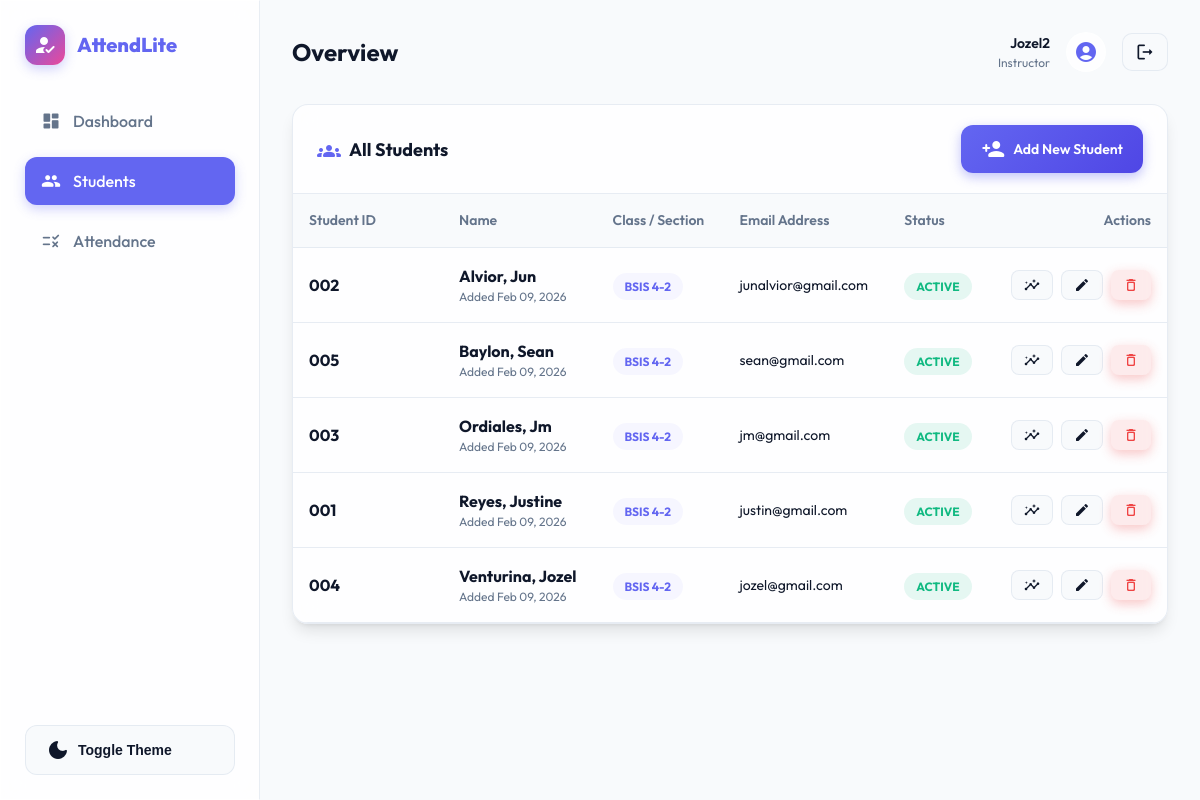
The app's page /students/ (signed in) with its own data.
### students/models.py (models this page shows, shortened)
class Student(models.Model):
    owner = models.ForeignKey(
        settings.AUTH_USER_MODEL,
        on_delete=models.CASCADE,
        related_name='students',
        help_text='User account that owns this student record',
    )
    first_name = models.CharField(max_length=100)
    last_name = models.CharField(max_length=100)
    email = models.EmailField()
    student_id = models.CharField(max_length=30)
    class_section = models.CharField(
        max_length=50,
        blank=True,
        help_text='Class or section (e.g. BSIT 2A)',
    )
    is_active = models.BooleanField(default=True)
    created_at = models.DateTimeField(auto_now_add=True)
    class Meta:
        ordering = ['last_name', 'first_name']
        constraints = [
            models.UniqueConstraint(
                fields=['owner', 'student_id'],
                name='unique_student_id_per_owner',
            ),
            models.UniqueConstraint(
                fields=['owner', 'email'],
                name='unique_email_per_owner',
            ),
        ]

### students/views.py (the view)
# urls.py: path('', StudentListView.as_view(), name='list'),
class StudentListView(LoginRequiredMixin, ListView):
    model = Student
    template_name = 'students/student_list.html'
    context_object_name = 'students'
    def get_queryset(self):
        return Student.objects.filter(owner=self.request.user)

### templates/students/student_list.html (shortened to what this page needs)
{% extends 'base.html' %}
{% block content %}
<div class="panel glass">
    <div class="panel-header">
        <h3><i class="material-icons-round" style="vertical-align: bottom; margin-right: 8px; color: var(--primary);">groups</i>All Students</h3>
        <div class="panel-actions">
            <a href="{% url 'students:add' %}" class="btn btn-primary">
                <i class="material-icons-round">person_add</i>
                <span>Add New Student</span>
            </a>
        </div>
    </div>
    <div class="table-responsive">
        <table class="table">
            <thead>
                <tr>
                    <th style="width: 150px;">Student ID</th>
                    <th>Name</th>
                    <th>Class / Section</th>
                    <th>Email Address</th>
                    <th>Status</th>
                    <th style="text-align: right;">Actions</th>
                </tr>
            </thead>
            <tbody>
                {% for s in students %}
                    <tr>
                        <td style="font-weight: 700;">{{ s.student_id }}</td>
                        <td>
                            <div style="font-weight: 700; color: var(--text);">{{ s.last_name }}, {{ s.first_name }}</div>
                            <div style="font-size: 0.75rem; color: var(--text-muted);">Added {{ s.created_at|date:"M d, Y" }}</div>
                        </td>
                        <td>
                            {% if s.class_section %}
                            <span class="badge" style="background: rgba(99, 102, 241, 0.05); color: var(--primary);">{{ s.class_section }}</span>
                            {% else %}
                            <span style="color: var(--text-muted); font-size: 0.875rem;">—</span>
                            {% endif %}
                        </td>
                        <td style="font-size: 0.875rem;">{{ s.email }}</td>
                        <td>
                            {% if s.is_active %}
                            <span class="badge badge-success">Active</span>
                            {% else %}
                            <span class="badge" style="background: var(--line); color: var(--text-muted);">Inactive</span>
                            {% endif %}
                        </td>
                        <td style="text-align: right;">
                            <div style="display: flex; gap: 8px; justify-content: flex-end;">
                                <a href="{% url 'attendance:list' %}?student={{ s.id }}" class="btn btn-secondary" style="padding: 6px 12px; border-radius: 8px;" title="Attendance">
                                    <i class="material-icons-round" style="font-size: 1rem;">insights</i>
                                </a>
                                <a href="{% url 'students:edit' s.pk %}" class="btn btn-secondary" style="padding: 6px 12px; border-radius: 8px;" title="Edit">
                                    <i class="material-icons-round" style="font-size: 1rem;">edit</i>
                                </a>
                                <a href="{% url 'students:delete' s.pk %}" class="btn btn-danger" style="padding: 6px 12px; border-radius: 8px; background: rgba(239, 68, 68, 0.1); color: var(--danger); border: none;" title="Delete">
                                    <i class="material-icons-round" style="font-size: 1rem;">delete_outline</i>
                                </a>
                            </div>
                        </td>
                    </tr>
                {% endfor %}
            </tbody>
        </table>
    </div>
</div>
{% endblock %}

### templates/base.html (shortened to what this page needs)
{% load static %}
<!DOCTYPE html>
<html lang="en" data-theme="light">
<head>
    <link rel="stylesheet" href="{% static 'css/main.css' %}">
</head>
<body>
    <div class="layout">
        <aside class="sidebar glass">
            {% include 'components/atoms/brand.html' with brand='AttendLite' %}
            {% include 'components/organisms/sidebar.html' %}
            <div style="margin-top: auto; padding-top: 20px;">
                <button id="theme-toggle" class="btn btn-secondary" style="width: 100%; justify-content: start;">
                    <i class="material-icons-round">dark_mode</i>
                    <span>Toggle Theme</span>
                </button>
            </div>
        </aside>
        <main class="content">
            <header class="navbar">
                {% include 'components/molecules/navbar.html' %}
            </header>
            <section class="page">
                {% block content %}{% endblock %}
            </section>
        </main>
    </div>
</body>
</html>

### templates/components/atoms/brand.html
<a href="{% url 'dashboard' %}" class="brand">
    <div class="brand-icon">
        <i class="material-icons-round">how_to_reg</i>
    </div>
    <span>{{ brand }}</span>
</a>

### templates/components/organisms/sidebar.html
<nav class="menu">
    <a href="{% url 'dashboard' %}" class="menu-item {% if request.resolver_match.url_name == 'dashboard' %}active{% endif %}">
        <i class="material-icons-round">dashboard</i>
        <span>Dashboard</span>
    </a>
    <a href="{% url 'students:list' %}" class="menu-item {% if 'students' in request.path %}active{% endif %}">
        <i class="material-icons-round">people</i>
        <span>Students</span>
    </a>
    <a href="{% url 'attendance:list' %}" class="menu-item {% if 'attendance' in request.path %}active{% endif %}">
        <i class="material-icons-round">rule</i>
        <span>Attendance</span>
    </a>
</nav>

### templates/components/molecules/navbar.html
<div class="navbar-left">
    <h2 style="font-size: 1.5rem; font-weight: 700;">{% block page_title %}Overview{% endblock %}</h2>
</div>
<div class="navbar-right" style="display: flex; align-items: center; gap: 16px;">
    <div style="text-align: right;">
        <div style="font-weight: 600; font-size: 0.875rem;">{{ request.user.username|title }}</div>
        <div style="font-size: 0.75rem; color: var(--text-muted);">Instructor</div>
    </div>
    <div class="glass" style="width: 40px; height: 40px; border-radius: 50%; display: grid; place-items: center; background: var(--panel);">
        <i class="material-icons-round" style="color: var(--primary);">account_circle</i>
    </div>
    <a href="{% url 'accounts:logout' %}" class="btn btn-secondary" style="padding: 8px 12px; border-radius: 10px;">
        <i class="material-icons-round" style="font-size: 1.25rem;">logout</i>
    </a>
</div>

### static/css/main.css (style rules this page uses)
:root { --bg: #f8fafc; --panel: rgba(255, 255, 255, 0.8); --text: #0f172a; --text-muted: #64748b; --primary: #6366f1; --primary-light: #818cf8; --primary-dark: #4f46e5; --secondary: #ec4899; --accent: #f59e0b; --success: #10b981; --danger: #ef4444; --warning: #f59e0b; --line: rgba(226, 232, 240, 0.8); --glass-bg: rgba(255, 255, 255, 0.7); --glass-border: rgba(255, 255, 255, 0.5); --shadow-sm: 0 1px 2px 0 rgb(0 0 0 / 0.05); --shadow: 0 10px 15px -3px rgb(0 0 0 / 0.1), 0 4px 6px -4px rgb(0 0 0 / 0.1); --shadow-lg: 0 20px 25px -5px rgb(0 0 0 / 0.1), 0 8px 10px -6px rgb(0 0 0 / 0.1); --radius: 16px; --sidebar-width: 260px; --transition: all 0.3s cubic-bezier(0.4, 0, 0.2, 1); }
* { box-sizing: border-box; margin: 0; padding: 0; }
html, body { height: 100%; scroll-behavior: smooth; }
body { font-family: 'Outfit', 'Inter', system-ui, -apple-system, sans-serif; color: var(--text); background: var(--bg); line-height: 1.5; transition: background-color 0.3s ease; }
.glass { background: var(--glass-bg); backdrop-filter: blur(12px); -webkit-backdrop-filter: blur(12px); border: 1px solid var(--glass-border); }
.layout { display: grid; grid-template-columns: var(--sidebar-width) 1fr; min-height: 100vh; }
.sidebar { background: var(--panel); border-right: 1px solid var(--line); padding: 24px; position: sticky; top: 0; height: 100vh; display: flex; flex-direction: column; z-index: 50; transition: var(--transition); }
.brand { display: flex; align-items: center; gap: 12px; font-size: 1.25rem; font-weight: 800; color: var(--primary); margin-bottom: 32px; text-decoration: none; }
.brand-icon { width: 40px; height: 40px; background: linear-gradient(135deg, var(--primary), var(--secondary)); border-radius: 12px; display: grid; place-items: center; color: white; box-shadow: 0 4px 12px rgba(99, 102, 241, 0.3); }
.menu { display: flex; flex-direction: column; gap: 12px; }
.menu-item { display: flex; align-items: center; gap: 12px; padding: 12px 16px; border-radius: 12px; color: var(--text-muted); text-decoration: none; font-weight: 500; transition: var(--transition); }
.menu-item i { font-size: 1.25rem; }
.menu-item.active { background: var(--primary); color: white; box-shadow: 0 4px 12px rgba(99, 102, 241, 0.3); }
.menu-item.active i { color: white; }
.content { padding: 32px; max-width: 1400px; margin: 0 auto; width: 100%; }
.navbar { display: flex; align-items: center; justify-content: space-between; margin-bottom: 32px; }
.page { animation: fadeIn 0.5s ease-out; }
.panel { background: var(--panel); border: 1px solid var(--line); border-radius: var(--radius); box-shadow: var(--shadow); overflow: hidden; margin-bottom: 24px; transition: var(--transition); }
.panel-header { display: flex; align-items: center; justify-content: space-between; padding: 20px 24px; border-bottom: 1px solid var(--line); }
.panel-header h3 { font-size: 1.125rem; font-weight: 700; }
.btn { display: inline-flex; align-items: center; justify-content: center; gap: 8px; padding: 12px 20px; border-radius: 12px; font-weight: 600; cursor: pointer; transition: var(--transition); text-decoration: none; border: none; font-size: 0.875rem; }
.btn-primary { background: linear-gradient(135deg, var(--primary), var(--primary-dark)); color: white; box-shadow: 0 4px 12px rgba(99, 102, 241, 0.4); }
.btn-secondary { background: var(--bg); color: var(--text); border: 1px solid var(--line); }
.btn-danger { background: linear-gradient(135deg, var(--danger), #be123c); color: white; box-shadow: 0 4px 12px rgba(239, 68, 68, 0.3); }
.table-responsive { width: 100%; overflow-x: auto; }
table.table { width: 100%; border-collapse: separate; border-spacing: 0; }
.table th { background: var(--bg); padding: 16px; text-align: left; font-weight: 600; color: var(--text-muted); font-size: 0.875rem; border-bottom: 1px solid var(--line); }
.table td { padding: 16px; border-bottom: 1px solid var(--line); transition: var(--transition); }
.badge { padding: 6px 12px; border-radius: 9999px; font-size: 0.75rem; font-weight: 700; text-transform: uppercase; }
.badge-success { background: rgba(16, 185, 129, 0.1); color: var(--success); }

### records on screen
Student: student_id "002", last_name "Alvior", first_name "Jun", created_at "Feb 09, 2026", class_section "BSIS 4-2", email "junalvior@gmail.com", is_active "ACTIVE"
Student: student_id "005", last_name "Baylon", first_name "Sean", created_at "Feb 09, 2026", class_section "BSIS 4-2", email "sean@gmail.com", is_active "ACTIVE"
Student: student_id "003", last_name "Ordiales", first_name "Jm", created_at "Feb 09, 2026", class_section "BSIS 4-2", email "jm@gmail.com", is_active "ACTIVE"
Student: student_id "001", last_name "Reyes", first_name "Justine", created_at "Feb 09, 2026", class_section "BSIS 4-2", email "justin@gmail.com", is_active "ACTIVE"
Student: student_id "004", last_name "Venturina", first_name "Jozel", created_at "Feb 09, 2026", class_section "BSIS 4-2", email "jozel@gmail.com", is_active "ACTIVE"

### other values on screen
{{ brand }} "AttendLite"
{{ request.user.username|title }} "Jozel2"
